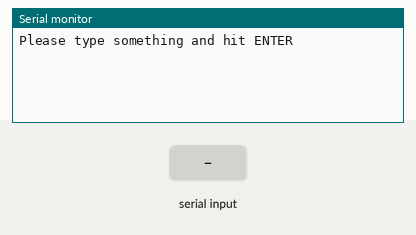
Simulated run of this sketch. Board: Arduino Uno, built with avr-gcc and run on an emulated ATmega328P. On the bench: the last lines printed to the serial monitor. Inputs (shaded band) come from the test bench.

Above: at 1.2 s.
1.3 s: "1\n" received over Serial
At 2.5 s:
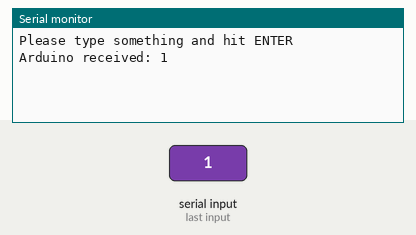
2.8 s: byte 10 ('\n') received over Serial
At 3.9 s:
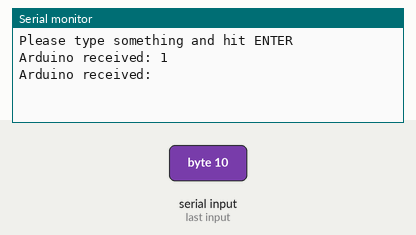
4.3 s: "0\n" received over Serial
At 5.0 s:
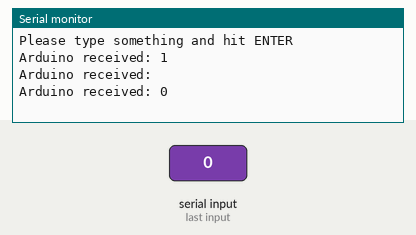

Measured:
- after the input at 1.3 s, the serial monitor: prints a new line at once (image 1)
- after the input at 2.8 s, the serial monitor: prints a new line at once (image 2)
- after the input at 4.3 s, the serial monitor: prints a new line at once (image 3)

The sketch:

arduino-echo.ino
```cpp
String inputString = "";

void setup() {
  Serial.begin(9600);
  Serial.println("Please type something and hit ENTER");
}

void loop() {
  while (Serial.available()) {
    char inChar = (char)Serial.read();

    if (inChar == '\n' || inChar == '\r') {
      Serial.print("Arduino received: ");
      Serial.println(inputString);
      inputString = "";
    } else {
      inputString += inChar;
    }
  }
} 
```

arduino-getvalue.ino
```cpp
String getValue(String data, char separator, int index) {
  int found = 0;
  int strIndex[] = {0, -1};
  int maxIndex = data.length()-1;

  for(int i=0; i<=maxIndex && found<=index; i++){
    if(data.charAt(i)==separator || i==maxIndex){
        found++;
        strIndex[0] = strIndex[1]+1;
        strIndex[1] = (i == maxIndex) ? i+1 : i;
    }
  }

  return found>index ? data.substring(strIndex[0], strIndex[1]) : "";
}

//source: https://stackoverflow.com/a/29673158/10974490

/* example usage:
  String demo = "red,green,blue"; // note the absence of spaces
  getValue(demo, ',', 0) // will return red
  getValue(demo, ',', 2) // will return blue
*/
```
